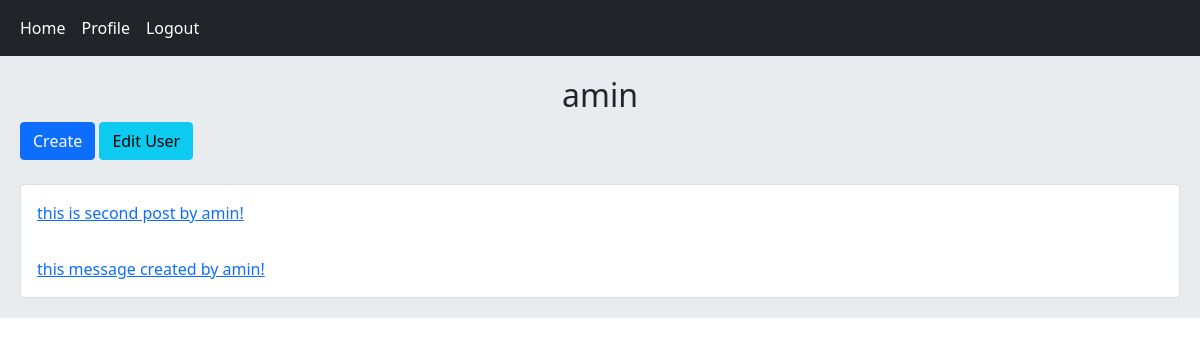
The app's page /account/profile/1/ (signed in) with its own data.
### home/models.py (models this page shows, shortened)
class Post(models.Model):
    user = models.ForeignKey(User, on_delete=models.CASCADE, related_name='posts')
    body = models.TextField()
    slug = models.SlugField()
    title = models.CharField(max_length=100, null=True, blank=True)
    created = models.DateTimeField(auto_now_add=True)
    updated = models.DateTimeField(auto_now=True)
    class Meta:
        ordering = ('-created',)
    def get_absolute_url(self):
        return reverse('home:post_detail', args=(self.id, self.slug))

### account/views.py (the view)
# urls.py: path('profile/<int:user_id>/', views.UserProfileView.as_view(), name='user_profile'),
class UserProfileView(LoginRequiredMixin, View):
    def get(self, request, user_id):
        is_following = False
        user = get_object_or_404(User, id=user_id)
        posts = user.posts.all()
        relation = Relation.objects.filter(from_user=request.user, to_user=user)
        if relation.exists():
            is_following = True
        return render(request, 'account/profile.html', {'user': user, 'posts': posts, 'is_following': is_following})

### account/templates/account/profile.html (shortened to what this page needs)
{% extends 'base.html' %}
{% block content %}
    <h2 class="text-center">{{ user.username }}</h2>
    {% if request.user.id == user.id %}
        <a href="{% url 'home:post_create' %}" class="btn btn-primary">Create</a>
        <a href="{% url 'account:edit_user' %}" class="btn btn-info">Edit User</a>
    {% endif %}<br><br>
    <div class="card">
        {% for post in posts %}
            <a href="{{ post.get_absolute_url }}" class="card-body">{{ post.body|truncatewords:8 }}</a>
        {% endfor %}
    </div>
{% endblock %}

### records on screen
Post: body "this is second post by amin!"
Post: body "this message created by amin!"

### other values on screen
{{ user.username }} "amin"
